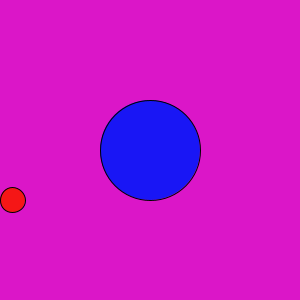
Frame 1 (no input)
Frame 60 (the mouse pressed at the canvas centre just before this capture): identical to frame 1, image omitted
Frame 120 (the mouse held since frame 60 and released just before this capture): identical to frame 1, image omitted

The Processing sketch that drew this single still picture (run headless with seeded random() and noise(); from frame 60 on, the mouse is pressed at the canvas centre):

// Processing sketch: sketch_171009a
// ── sketch_171009a.pde
float x = 12.5;
float y = 200;
int dx = 1; //Direction x
int dy = 1; // Direction y

void setup() {
  size(300, 300);
  frameRate(30);
}

void draw() {
  background(#DB16C8);
  fill(#1916F5);
  if (x < width/2) {
    ellipse(width/2, height/2, 100, 100);
  } else {
    rectMode(CENTER);
    rect(width/2, height/2, 100, 100);
  }
  fill(#F51616);
  ellipse(x, y, 25, 25);

  if (keyPressed == true) {
    if ((key == 'a') || (key == 'A')) {
      x = x+dx;
      y = y+dy;
    }
  }

  if ((x>width-12.5) || (x<12.5)) {
    dx = dx*-1;
  }
  if ((y>height-12.5) || (y<12.5)) {
    dy = dy*-1;
  }
  println("x=", x, " y= ", y, " dx= ", dx, "  dy=", dy);
}
